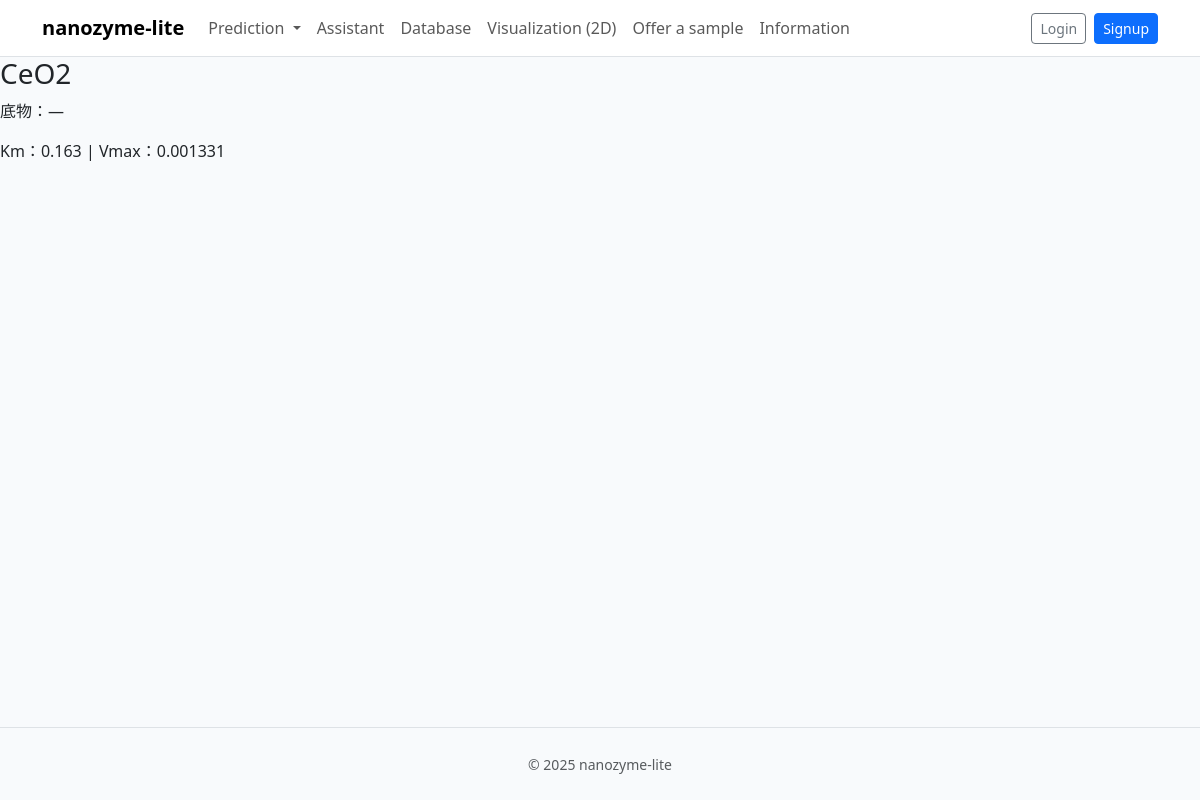
/data/1207, run on the app's committed database.
### models.py (models this page shows, shortened)
class NanoEnzyme(db.Model):
    __tablename__ = "nanoenzymes"
    id: Mapped[int] = mapped_column(Integer, primary_key=True)
    name: Mapped[str] = mapped_column(String(200), index=True)
    formula: Mapped[str | None] = mapped_column(String(200), index=True, nullable=True)
    activity: Mapped[str | None] = mapped_column(String(100), index=True, nullable=True)
    substrate: Mapped[str] = mapped_column(String(200), index=True, default="")
    ph: Mapped[float | None] = mapped_column(Float, nullable=True)
    temp_c: Mapped[float | None] = mapped_column(Float, nullable=True)
    km: Mapped[float] = mapped_column(Float, nullable=True)
    vmax: Mapped[float] = mapped_column(Float, nullable=True)
    doi: Mapped[str | None] = mapped_column(String(255), index=True, nullable=True)
    notes: Mapped[str] = mapped_column(Text, default="")
    created_at: Mapped[datetime] = mapped_column(DateTime, default=datetime.utcnow, index=True)

### views/data.py (the view)
@bp.route("/<int:item_id>")
def detail(item_id: int):
    it = db.session.get(NanoEnzyme, item_id)
    if not it:
        abort(404)
    return render_template("data_detail.html", it=it)

### templates/data_detail.html (shortened to what this page needs)
{% extends 'base.html' %}
{% block content %}
  <h3 style="margin-top:0;">{{ it.name }}</h3>
  <p class="muted">底物：{{ it.substrate or '—' }}</p>
  <p>Km：{{ it.km or '—' }} | Vmax：{{ it.vmax or '—' }}</p>
{% endblock %}

### static/style.css (style rules this page uses)
:root { font-family: "Inter", "Segoe UI", system-ui, -apple-system, BlinkMacSystemFont, sans-serif; color: #0f172a; background-color: #f8fafc; }
body { background-color: #f8fafc; }

### data on the page
NanoEnzyme: name "CeO2", substrate "—", km "0.163", vmax "0.001331"

### other printed values
{{ 2025 }} "2025"
